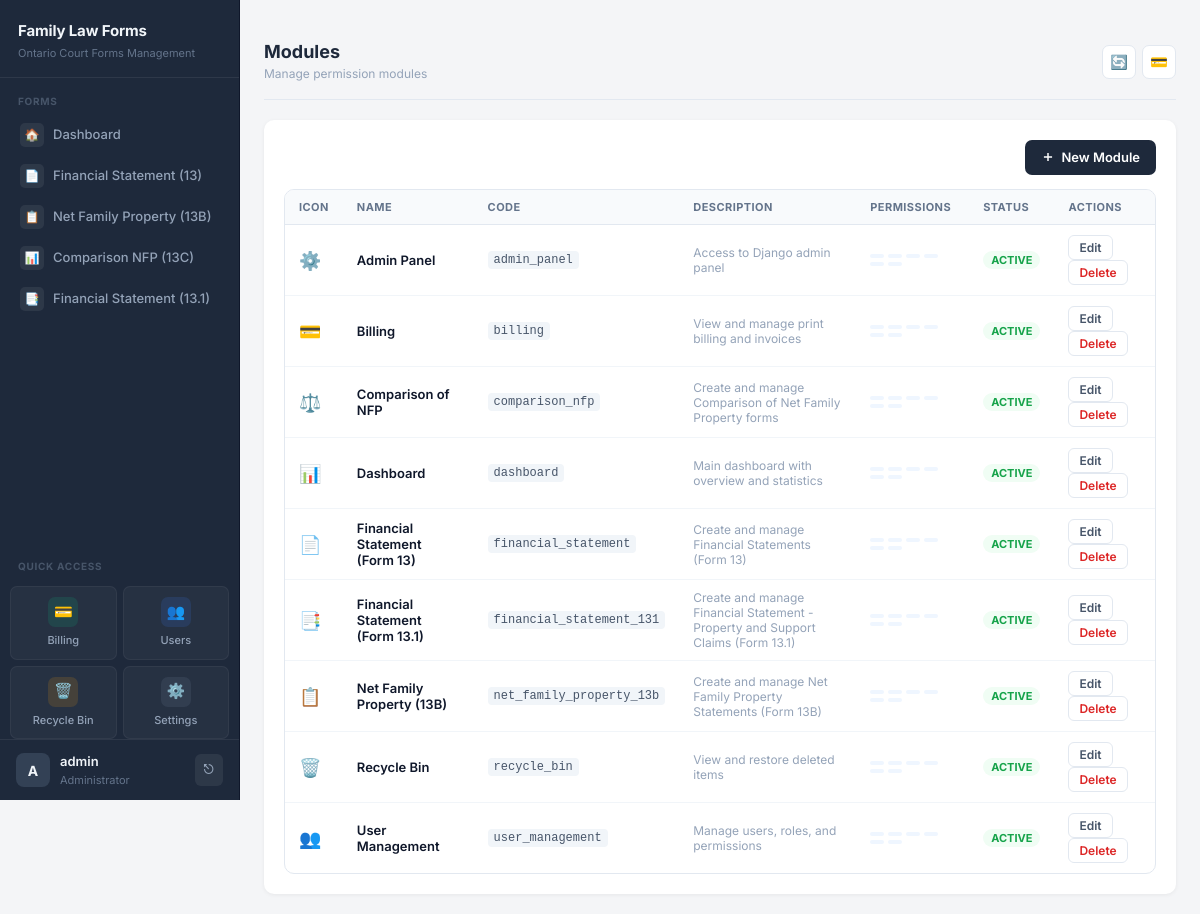
The app's page /user-management/modules/ (signed in) with its own data.
### users/models.py (models this page shows, shortened)
class Module(models.Model):
    name = models.CharField(max_length=100, unique=True)
    code = models.CharField(max_length=50, unique=True)  # e.g., 'financial_statement', 'comparison_nfp'
    description = models.TextField(blank=True)
    icon = models.CharField(max_length=50, default='📁')
    is_active = models.BooleanField(default=True)
    created_at = models.DateTimeField(auto_now_add=True)
    updated_at = models.DateTimeField(auto_now=True)
    class Meta:
        ordering = ['name']

class Permission(models.Model):
    PERMISSION_TYPES = [
        ('view', 'View'),
        ('create', 'Create'),
        ('edit', 'Edit'),
        ('delete', 'Delete'),
        ('print', 'Print'),
        ('export', 'Export'),
    ]
    module = models.ForeignKey(Module, on_delete=models.CASCADE, related_name='permissions')
    permission_type = models.CharField(max_length=20, choices=PERMISSION_TYPES)
    class Meta:
        unique_together = ['module', 'permission_type']
        ordering = ['module', 'permission_type']

### users/views.py (the view)
# urls.py: path('modules/', views.module_list, name='module_list'),
@login_required
@user_passes_test(is_admin)
def module_list(request):
    modules = Module.objects.prefetch_related('permissions').all()
    return render(request, 'users/module_list.html', {'modules': modules})

### users/context_processors.py (called while the page is built, shortened)
def user_permissions(request):
    context = {
        'user_modules': {},
        'user_permissions': {},
    }
    if not request.user.is_authenticated:
        return context
    if request.user.is_superuser:
        modules = Module.objects.filter(is_active=True)
        context['user_modules'] = {m.code: True for m in modules}
        context['user_permissions'] = {
            m.code: {
                'view': True,
                'create': True,
                'edit': True,
                'delete': True,
                'print': True,
                'export': True,
            } for m in modules
        }
        return context

### users/views.py (called while the page is built)
def is_admin(user):
    return user.is_superuser or user.is_staff

### users/templates/users/module_list.html (shortened to what this page needs)
﻿{% extends 'base.html' %}
{% block header %}Modules{% endblock %}
{% block subheader %}Manage permission modules{% endblock %}
{% block content %}
<div class="ml-top">
  <a href="{% url 'users:module_create' %}" class="ml-btn-new">
    <svg width="14" height="14" viewBox="0 0 24 24" fill="none" stroke="currentColor" stroke-width="2.5"><path d="M12 5v14M5 12h14"/></svg>
    New Module
  </a>
</div>
<div class="ml-card">
  <table class="ml-table">
    <thead>
      <tr>
        <th>Icon</th>
        <th>Name</th>
        <th>Code</th>
        <th>Description</th>
        <th>Permissions</th>
        <th>Status</th>
        <th>Actions</th>
      </tr>
    </thead>
    <tbody>
      {% for module in modules %}
      <tr>
        <td class="ml-icon">{{ module.icon }}</td>
        <td style="font-weight:600;color:#0f172a;">{{ module.name }}</td>
        <td><span class="ml-code">{{ module.code }}</span></td>
        <td class="ml-muted">{{ module.description|default:"&#8212;" }}</td>
        <td>
          <div class="ml-perm-chips">
            {% for perm in module.permissions.all %}
            <span class="ml-perm-chip">{{ perm.name }}</span>
            {% empty %}
            <span class="ml-muted">None</span>
            {% endfor %}
          </div>
        </td>
        <td>
          {% if module.is_active %}
          <span class="ml-badge ml-badge-active">Active</span>
          {% else %}
          <span class="ml-badge ml-badge-inactive">Inactive</span>
          {% endif %}
        </td>
        <td>
          <a href="{% url 'users:module_edit' module.pk %}" class="ml-action-btn">Edit</a>
          <a href="{% url 'users:module_delete' module.pk %}" class="ml-action-btn ml-action-del">Delete</a>
        </td>
      </tr>
      {% empty %}
      <tr><td colspan="7" class="ml-empty">No modules have been created yet.</td></tr>
      {% endfor %}
    </tbody>
  </table>
</div>
{% endblock %}

### forms/templates/base.html (shortened to what this page needs)
<!DOCTYPE html>
<html lang="en">
<head>
  <link rel="stylesheet" href="https://cdn.jsdelivr.net/npm/bootstrap@5.3.2/dist/css/bootstrap.min.css">
</head>
<body>
  <div class="app-shell">
    <nav class="sidebar" id="sidebar">
      <div class="brand">
        <p class="title mb-0">Family Law Forms</p>
        <p class="sub mb-0">Ontario Court Forms Management</p>
      </div>
      <div class="nav-section">Forms</div>
      <ul class="nav flex-column">
        {% if user_modules.dashboard or request.user.is_superuser %}
        <li class="nav-item">
          <a class="nav-link" href="/forms/dashboard/">
            <span class="nav-icon">🏠</span> Dashboard
          </a>
        </li>
        {% endif %}
        {% if user_modules.financial_statement or request.user.is_superuser %}
        <li class="nav-item">
          <a class="nav-link" href="{% url 'financial_statement_list' %}">
            <span class="nav-icon">📄</span> Financial Statement (13)
          </a>
        </li>
        {% endif %}
        {% if user_modules.net_family_property_13b or request.user.is_superuser %}
        <li class="nav-item">
          <a class="nav-link" href="{% url 'net_family_property_13b_list' %}">
            <span class="nav-icon">📋</span> Net Family Property (13B)
          </a>
        </li>
        {% endif %}
        {% if user_modules.comparison_nfp or request.user.is_superuser %}
        <li class="nav-item">
          <a class="nav-link" href="/forms/comparison-nfp/">
            <span class="nav-icon">📊</span> Comparison NFP (13C)
          </a>
        </li>
        {% endif %}
        {% if user_modules.financial_statement_131 or request.user.is_superuser %}
        <li class="nav-item">
          <a class="nav-link" href="{% url 'financial_statement_131_list' %}">
            <span class="nav-icon">📑</span> Financial Statement (13.1)
          </a>
        </li>
        {% endif %}
      </ul>
      <div class="nav-section mt-2">Quick Access</div>
      <div class="nav-grid">
        {% if user_modules.billing or request.user.is_superuser %}
        <a href="{% url 'billing_dashboard' %}" class="nav-grid-item billing">
          <span class="nav-grid-icon">💳</span>
          Billing
        </a>
        {% endif %}
        {% if user_modules.user_management or request.user.is_superuser or request.user.is_staff %}
        <a href="{% url 'users:dashboard' %}" class="nav-grid-item users">
          <span class="nav-grid-icon">👥</span>
          Users
        </a>
        {% endif %}
        {% if user_modules.recycle_bin or request.user.is_superuser %}
        <a href="{% url 'recycle_bin' %}" class="nav-grid-item recycle">
          <span class="nav-grid-icon">🗑️</span>
          Recycle Bin
        </a>
        {% endif %}
        {% if request.user.is_superuser or request.user.is_staff %}
        <a href="{% url 'settings_page' %}" class="nav-grid-item admin">
          <span class="nav-grid-icon">⚙️</span>
          Settings
        </a>
        {% endif %}
      </div>
      <div class="sidebar-user">
        <div class="sidebar-user-info">
          <div class="sidebar-user-avatar">
            {% if request.user.is_authenticated %}{{ request.user.username|slice:":1"|upper }}{% else %}?{% endif %}
          </div>
          <div class="sidebar-user-details">
            <div class="sidebar-user-name">{% if request.user.is_authenticated %}{{ request.user.username }}{% else %}Guest{% endif %}</div>
            <div class="sidebar-user-role">{% if request.user.is_staff %}Administrator{% else %}User{% endif %}</div>
          </div>
          <form method="post" action="/accounts/logout/" style="margin:0;">
            <button type="submit" class="sidebar-logout-btn" title="Logout">⎋</button>
          </form>
        </div>
      </div>
    </nav>
    <main class="main">
      <div class="topbar">
        <div>
          <h1>{% block header %}Welcome{% endblock %}</h1>
          <div class="subtitle">{% block subheader %}Manage your forms and schedules{% endblock %}</div>
        </div>
        <div class="topbar-actions">
          <button class="topbar-btn" title="Refresh" onclick="location.reload()">🔄</button>
          <a href="{% url 'billing_dashboard' %}" class="topbar-btn" title="Billing">💳</a>
        </div>
      </div>
      <div class="page-card animate-in">
        {% block content %}{% endblock %}
      </div>
    </main>
  </div>
</body>
</html>

### users/templates/users/module_list.html (style rules this page uses)
.ml-top { display: flex; justify-content: flex-end; margin-bottom: 14px; }
.ml-btn-new { display: inline-flex; align-items: center; gap: 6px; padding: 8px 16px; background: #1e293b; color: #fff; border-radius: 7px; font-size: 13px; font-weight: 600; text-decoration: none; transition: background .15s; }
.ml-card { background: #fff; border: 1px solid #e2e8f0; border-radius: 10px; overflow: hidden; }
table.ml-table { width: 100%; border-collapse: collapse; font-size: 13px; }
.ml-table thead th { background: #f8fafc; padding: 10px 14px; font-size: 11px; font-weight: 700; text-transform: uppercase; letter-spacing: .04em; color: #64748b; border-bottom: 1px solid #e2e8f0; text-align: left; white-space: nowrap; }
.ml-table tbody td { padding: 10px 14px; border-bottom: 1px solid #f1f5f9; vertical-align: middle; }
.ml-table tbody tr:last-child td { border-bottom: none; }
.ml-code { font-family: monospace; font-size: 12px; background: #f1f5f9; padding: 2px 6px; border-radius: 4px; color: #475569; }
.ml-perm-chips { display: flex; flex-wrap: wrap; gap: 4px; }
.ml-perm-chip { display: inline-block; padding: 2px 7px; background: #eff6ff; color: #2563eb; border-radius: 20px; font-size: 11px; font-weight: 600; }
.ml-badge { display: inline-block; padding: 2px 8px; border-radius: 20px; font-size: 11px; font-weight: 700; text-transform: uppercase; }
.ml-badge-active { background: #f0fdf4; color: #16a34a; }
.ml-action-btn { display: inline-flex; align-items: center; padding: 4px 10px; border-radius: 6px; font-size: 12px; font-weight: 600; text-decoration: none; transition: background .15s; border: 1px solid #e2e8f0; background: #fff; color: #475569; margin-right: 4px; }
.ml-action-del { color: #dc2626; }
.ml-icon { font-size: 18px; }
.ml-muted { color: #94a3b8; font-size: 12px; }

### records on screen
Module: icon "⚙️", name "Admin Panel", code "admin_panel", description "Access to Django admin panel", is_active "ACTIVE"
Module: icon "💳", name "Billing", code "billing", description "View and manage print billing and invoices", is_active "ACTIVE"
Module: icon "⚖️", name "Comparison of NFP", code "comparison_nfp", description "Create and manage Comparison of Net Family Property forms", is_active "ACTIVE"
Module: icon "📊", name "Dashboard", code "dashboard", description "Main dashboard with overview and statistics", is_active "ACTIVE"
Module: icon "📄", name "Financial Statement (Form 13)", code "financial_statement", description "Create and manage Financial Statements (Form 13)", is_active "ACTIVE"
Module: icon "📑", name "Financial Statement (Form 13.1)", code "financial_statement_131", description "Create and manage Financial Statement - Property and Support Claims (Form 13.1)", is_active "ACTIVE"
Module: icon "📋", name "Net Family Property (13B)", code "net_family_property_13b", description "Create and manage Net Family Property Statements (Form 13B)", is_active "ACTIVE"
Module: icon "🗑️", name "Recycle Bin", code "recycle_bin", description "View and restore deleted items", is_active "ACTIVE"
Module: icon "👥", name "User Management", code "user_management", description "Manage users, roles, and permissions", is_active "ACTIVE"

### other values on screen
{{ request.user.username|slice:":1"|upper }} "A"
{{ request.user.username }} "admin"
